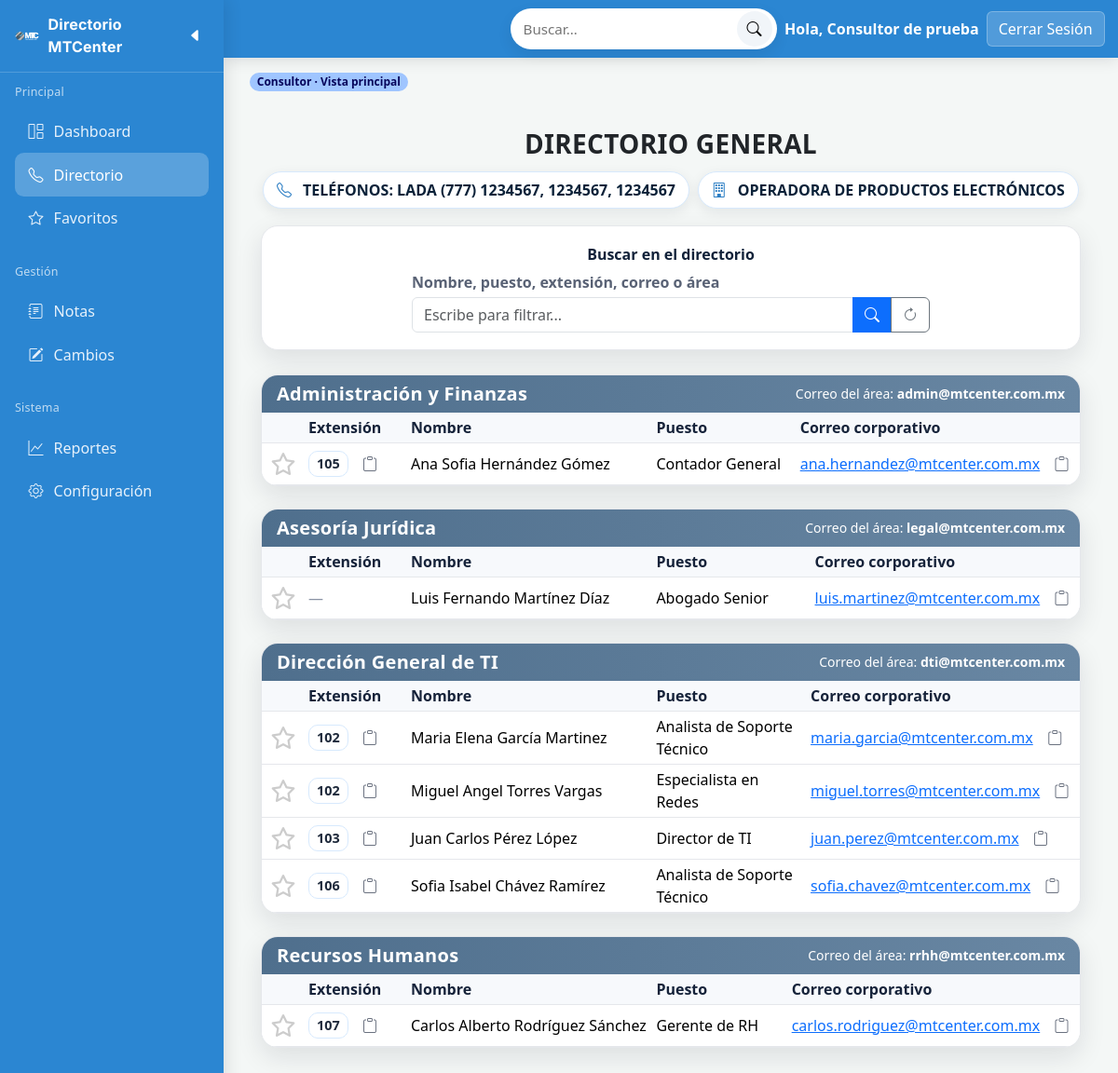
Screenshot of /config/app.php?accion=consultor.directorio (signed in) with the database file from the repository.
### tables this page shows
CREATE TABLE propietario (
  idPropietario INT NOT NULL AUTO_INCREMENT COMMENT 'ID unico del propietario',
  nombre VARCHAR(50) NOT NULL COMMENT 'Nombre(s) del propietario',
  email VARCHAR(150) NULL COMMENT 'Correo(s) electronico(s) del propietario',
  apellidoP VARCHAR(50) NOT NULL COMMENT 'Apellido paterno del propietario',
  apellidoM VARCHAR(50) NOT NULL COMMENT 'Apellido materno del propietario',
  fechaAlta TIMESTAMP NOT NULL DEFAULT CURRENT_TIMESTAMP COMMENT 'Fecha de alta',

  puestoId INT NOT NULL COMMENT 'FK a idPuesto',
  extensionId INT NULL COMMENT 'FK a idExtension',
  PRIMARY KEY (idPropietario),
  CONSTRAINT fk_prop_puesto    FOREIGN KEY (puestoId)   REFERENCES puesto(idPuesto)       ON DELETE RESTRICT ON UPDATE CASCADE,
  CONSTRAINT fk_prop_extension FOREIGN KEY (extensionId)REFERENCES extension(idExtension) ON DELETE SET NULL ON UPDATE CASCADE
);

CREATE TABLE extension (
  idExtension INT NOT NULL AUTO_INCREMENT COMMENT 'ID unico de la extension',
  numero VARCHAR(3) NOT NULL COMMENT 'Numero de la extension',
  descripcion VARCHAR(100) NOT NULL COMMENT 'Descripcion breve de la extension',
  creada_at TIMESTAMP NOT NULL DEFAULT CURRENT_TIMESTAMP COMMENT 'Fecha de creacion',

  PRIMARY KEY (idExtension)
);

CREATE TABLE puesto (
  idPuesto INT NOT NULL AUTO_INCREMENT COMMENT 'ID unico del puesto',
  nombre VARCHAR(50) NOT NULL COMMENT 'Nombre del puesto',
  descripcion VARCHAR(100) NOT NULL COMMENT 'Descripcion breve del puesto',
  creada_at TIMESTAMP NOT NULL DEFAULT CURRENT_TIMESTAMP COMMENT 'Fecha de creacion',

  areaId INT NOT NULL COMMENT 'FK a idArea',
  PRIMARY KEY (idPuesto),
  CONSTRAINT fk_puesto_area
  FOREIGN KEY (areaId) REFERENCES area(idArea) ON DELETE RESTRICT ON UPDATE CASCADE
);

### Controller/ConsultorControlador.php (called while the page is built, shortened)
<?php
require_once __DIR__ . '/../Model/Directorio.php';
require_once __DIR__ . '/../Model/Favorito.php';
class ConsultorControlador extends AppControlador {
    public function directorioListar(): void {
        $q = isset($_GET['q']) ? trim((string)$_GET['q']) : null;
        require_once __DIR__ . '/../Model/Directorio.php';
        require_once __DIR__ . '/../Model/Favorito.php';
        $MDir = new Directorio();
        $porArea = $MDir->listarPorArea($q);
        $usuarioId = (int)($_SESSION['usuario']['id'] ?? 0);
        $MFav = new Favorito();
        $favoritosIds = $usuarioId > 0 ? $MFav->favoritosIds($usuarioId) : [];
        $titulo = 'DIRECTORIO GENERAL';
        $telefonosLine = 'TELÉFONOS: LADA (777) 1234567, 1234567, 1234567';
        $empresaNombre = 'OPERADORA DE PRODUCTOS ELECTRÓNICOS';
        require __DIR__ . '/../View/consultor/directorio.php';
    }
}

### Model/BD.php (called while the page is built)
<?php
class BD
{
    public static function pdo(): PDO
    {
        require __DIR__ . '/../config/config.php';
        static $pdo = null;
        if ($pdo !== null) {
            return $pdo;
        }
        $dsn = "mysql:host={$DB_HOST};dbname={$DB_NAME};charset=utf8mb4";
        $opciones = [
            PDO::ATTR_ERRMODE            => PDO::ERRMODE_EXCEPTION,
            PDO::ATTR_DEFAULT_FETCH_MODE => PDO::FETCH_ASSOC,
            PDO::ATTR_EMULATE_PREPARES   => false,
        ];
        $pdo = new PDO($dsn, $DB_USER, $DB_PASS, $opciones);
        $pdo->exec("SET time_zone = '" . date('P') . "'");
        return $pdo;
    }
}

### Model/Directorio.php (called while the page is built, shortened)
<?php
require_once __DIR__ . '/BD.php';
class Directorio {
    private \PDO $db;
    public function __construct() {
        $this->db = BD::pdo();
    }
    public function listarPorArea(?string $q = null): array {
        $baseSql = "
            SELECT
                a.nombre AS area,
                a.email  AS correo_area,
                e.idExtension AS idExtension,
                e.numero AS extension,
                p.idPropietario,
                CONCAT(p.nombre, ' ', p.apellidoP, ' ', p.apellidoM) AS propietario,
                pu.nombre AS puesto,
                COALESCE(p.email, cp1.correo, '') AS correo
            FROM propietario p
            JOIN puesto pu
                ON pu.idPuesto = p.puestoId
            JOIN area a
                ON a.idArea = pu.areaId
            LEFT JOIN extension e
                ON e.idExtension = p.extensionId
            LEFT JOIN (
                SELECT propietarioId, MIN(correo) AS correo
                FROM correoPropietario
                GROUP BY propietarioId
            ) cp1 ON cp1.propietarioId = p.idPropietario
        ";
        $where  = [];
        $params = [];
        $orderBy = "
            ORDER BY
                a.nombre,
                CASE WHEN e.numero REGEXP '^[0-9]+$' THEN CAST(e.numero AS UNSIGNED) ELSE NULL END,
                e.numero,
                p.apellidoP,
                p.apellidoM,
                p.nombre
        ";
        $sql = $baseSql
            . (empty($where) ? "" : " WHERE " . implode(" AND ", $where))
            . " " . $orderBy;
        $stmt = $this->db->prepare($sql);
        $stmt->execute($params);
        $rows = $stmt->fetchAll(PDO::FETCH_ASSOC);
        $out = [];
        foreach ($rows as $r) {
            $area = $r['area'];
            if (!isset($out[$area])) {
                $out[$area] = [
                    'correo_area' => $r['correo_area'] ?? '',
                    'contactos'   => [],
                ];
            }
            $out[$area]['contactos'][] = [
                'id'         => (int)$r['idPropietario'],
                'idExtension'=> $r['idExtension'] ? (int)$r['idExtension'] : 0,
                'extension'  => $r['extension'],
                'nombre'     => $r['propietario'],
                'puesto'     => $r['puesto'],
                'correo'     => $r['correo'],
            ];
        }
        return $out;
    }
}

### Model/Favorito.php (called while the page is built, shortened)
<?php
require_once __DIR__ . '/BD.php';
class Favorito {
    private \PDO $db;
    public function __construct() {
        $this->db = BD::pdo();
    }
    public function favoritosIds(int $usuarioId): array {
        $st = $this->db->prepare("SELECT propietarioId FROM favoritoPropietario WHERE usuarioId = :u");
        $st->execute([':u' => $usuarioId]);
        return array_map('intval', array_column($st->fetchAll(PDO::FETCH_ASSOC), 'propietarioId'));
    }
}

### View/consultor/directorio.php (the view, shortened to what this page needs)
<?php
require __DIR__ . '/../layout/headConsultor.php';
?>
<link rel="stylesheet" href="<?= BASE_URL ?>/View/contenido/css/styleDirectorio.css">
<link rel="stylesheet" href="https://cdnjs.cloudflare.com/ajax/libs/font-awesome/6.5.2/css/all.min.css" />
<div class="container container-narrow py-4">
    <div class="header-wrap">
        <h1 class="h3 header-title"><?= htmlspecialchars($titulo) ?></h1>
    </div>
    <div class="chips">
        <span class="chip"><i class="bi bi-telephone me-1"></i><?= htmlspecialchars($telefonosLine) ?></span>
        <span class="chip"><i class="bi bi-building me-1"></i><?= htmlspecialchars($empresaNombre) ?></span>
    </div>
    <div class="filter-card">
        <div class="filter-title">Buscar en el directorio</div>
        <form class="row gy-2 gx-2 justify-content-center" method="get" action="">
            <div class="col-12 col-md-8">
                <label class="form-label mb-1">Nombre, puesto, extensión, correo o área</label>
                <div class="input-group">
                    <input type="text" class="form-control" name="q" value="<?= htmlspecialchars($_GET['q'] ?? '') ?>" placeholder="Escribe para filtrar...">
                    <button class="btn btn-primary" type="submit" title="Buscar">
                        <i class="bi bi-search"></i>
                    </button>
                    <a class="btn btn-outline-secondary" title="Reiniciar" href="<?= BASE_URL ?>/config/app.php?accion=consultor.directorio">
                        <i class="bi bi-arrow-clockwise"></i>
                    </a>
                </div>
            </div>
        </form>
    </div>
    <?php if (empty($porArea)): ?>
        <div class="alert alert-light border text-center">No se encontraron resultados.</div>
    <?php else: ?>
        <?php foreach ($porArea as $areaNombre => $data): ?>
            <div class="card card-area mb-4">
                <div class="card-header d-flex justify-content-between align-items-center px-3 py-2">
                    <div class="h5 mb-0 fw-bold"><?= htmlspecialchars($areaNombre) ?></div>
                    <?php if (!empty($data['correo_area'])): ?>
                        <small>Correo del área: <strong><?= htmlspecialchars($data['correo_area']) ?></strong></small>
                    <?php endif; ?>
                </div>
                <div class="card-body p-0">
                    <div class="table-responsive">
                        <table class="table table-sm align-middle mb-0">
                            <thead>
                            <tr>
                                <th style="width:46px;"></th>
                                <th style="width:110px;">Extensión</th>
                                <th style="width:30%;">Nombre</th>
                                <th>Puesto</th>
                                <th style="width:30%;">Correo corporativo</th>
                            </tr>
                            </thead>
                            <tbody>
                            <?php foreach ($data['contactos'] as $c): ?>
                                <?php
                                $id = (int)($c['id'] ?? 0);
                                $esFav = in_array($id, $favoritosIds ?? [], true);
                                $idExt = 0;
                                if (!empty($c['idExtension'])) {
                                    $idExt = (int)$c['idExtension'];
                                } elseif (!empty($c['extensionId'])) {
                                    $idExt = (int)$c['extensionId'];
                                }
                                if (!empty($c['extension'])) {
                                    $ext = htmlspecialchars($c['extension']);
                                } elseif (!empty($c['numero'])) {
                                    $ext = htmlspecialchars($c['numero']);
                                } else {
                                    $ext = '';
                                }
                                ?>
                                <tr>
                                    <td class="text-center">
                                        <form method="post"
                                              action="<?= BASE_URL ?>/config/app.php?accion=consultor.favorito.toggle"
                                              class="form-favorito">
                                            <button class="btn-fav <?= $esFav ? 'active' : '' ?>"
                                                    title="<?= $esFav ? 'Quitar de favoritos':'Marcar como favorito' ?>">
                                                <span class="icon-star">
                                                    <?php if ($esFav): ?>
                                                        <i class="fa-solid fa-star"></i>
                                                    <?php else: ?>
                                                        <i class="fa-regular fa-star"></i>
                                                    <?php endif; ?>
                                                </span>
                                            </button>
                                        </form>
                                    </td>
                                    <td>
                                        <?php if (!empty($ext)): ?>
                                            <div class="d-flex align-items-center gap-2">
                                                <span class="ext-badge"><?= $ext ?></span>
                                                <button
                                                    class="btn-copy"
                                                    data-ext="<?= $ext ?>"
                                                    data-id="<?= $idExt ?>"
                                                    title="Copiar extensión">
                                                    <i class="bi bi-clipboard"></i>
                                                </button>
                                            </div>
                                        <?php else: ?>
                                            <span class="text-muted">—</span>
                                        <?php endif; ?>
                                    </td>
                                    <td class="fw-medium"><?= htmlspecialchars($c['nombre']) ?></td>
                                    <td><?= htmlspecialchars($c['puesto']) ?></td>
                                    <td>
                                        <?php if (!empty($c['correo'])): ?>
                                            <div class="d-flex align-items-center gap-2">
                                                <a href="mailto:<?= htmlspecialchars($c['correo']) ?>"><?= htmlspecialchars($c['correo']) ?></a>
                                                <button type="button"
                                                        class="btn-copy btn-copy-mail"
                                                        onclick="copyMail('<?= htmlspecialchars($c['correo']) ?>')"
                                                        title="Copiar correo">
                                                    <i class="bi bi-clipboard"></i>
                                                </button>
                                            </div>
                                        <?php else: ?>
                                            <span class="text-muted">Sin correo</span>
                                        <?php endif; ?>
                                    </td>
                                </tr>
                            <?php endforeach; ?>
                            </tbody>
                        </table>
                    </div>
                </div>
            </div>
        <?php endforeach; ?>
    <?php endif; ?>
</div>

### rows the page displays
propietario: extensionId.numero "105", nombre "Ana Sofia Hernández Gómez", puestoId.nombre "Contador General", correo "ana.hernandez@mtcenter.com.mx"
propietario: nombre "Luis Fernando Martínez Díaz", puestoId.nombre "Abogado Senior", correo "luis.martinez@mtcenter.com.mx"
propietario: extensionId.numero "102", nombre "Maria Elena García Martinez", puestoId.nombre "Analista de Soporte Técnico", correo "maria.garcia@mtcenter.com.mx"
propietario: extensionId.numero "102", nombre "Miguel Angel Torres Vargas", puestoId.nombre "Especialista en Redes", correo "miguel.torres@mtcenter.com.mx"
propietario: extensionId.numero "103", nombre "Juan Carlos Pérez López", puestoId.nombre "Director de TI", correo "juan.perez@mtcenter.com.mx"
propietario: extensionId.numero "106", nombre "Sofia Isabel Chávez Ramírez", puestoId.nombre "Analista de Soporte Técnico", correo "sofia.chavez@mtcenter.com.mx"
propietario: extensionId.numero "107", nombre "Carlos Alberto Rodríguez Sánchez", puestoId.nombre "Gerente de RH", correo "carlos.rodriguez@mtcenter.com.mx"

### other values shown
$nombre "Consultor de prueba"
$titulo "DIRECTORIO GENERAL"
$telefonosLine "TELÉFONOS: LADA (777) 1234567, 1234567, 1234567"
$empresaNombre "OPERADORA DE PRODUCTOS ELECTRÓNICOS"
$areaNombre "Administración y Finanzas"
$data['correo_area'] "admin@mtcenter.com.mx"
$areaNombre "Asesoría Jurídica"
$data['correo_area'] "legal@mtcenter.com.mx"
$areaNombre "Dirección General de TI"
$data['correo_area'] "dti@mtcenter.com.mx"
$areaNombre "Recursos Humanos"
$data['correo_area'] "rrhh@mtcenter.com.mx"
